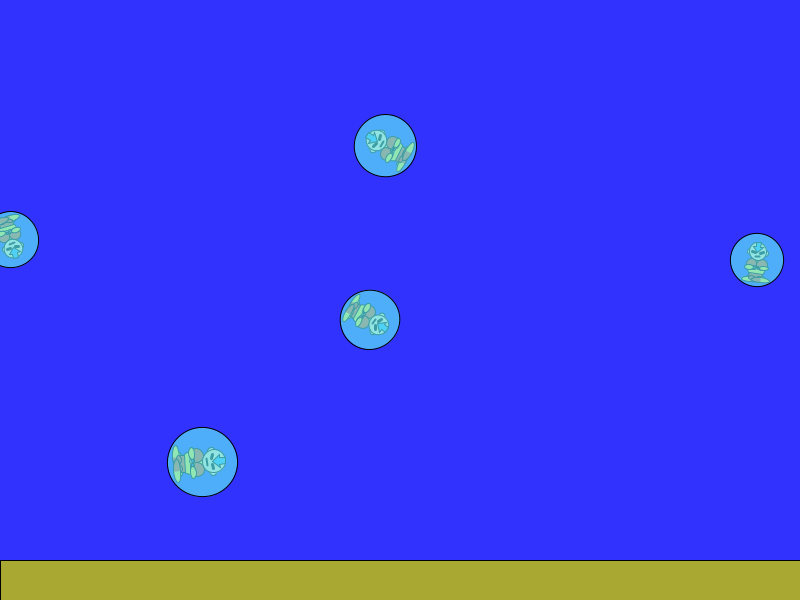
Frame 1 (no input)
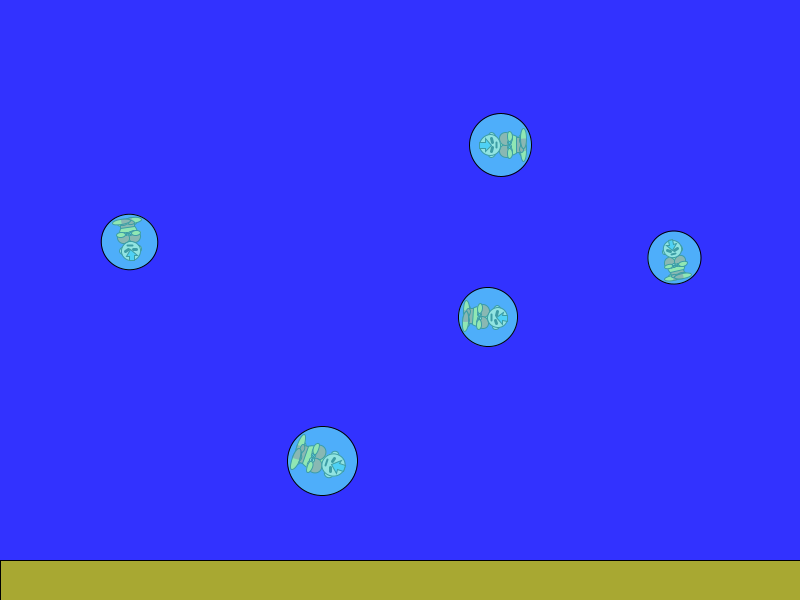
Frame 60 (the mouse pressed at the canvas centre just before this capture)
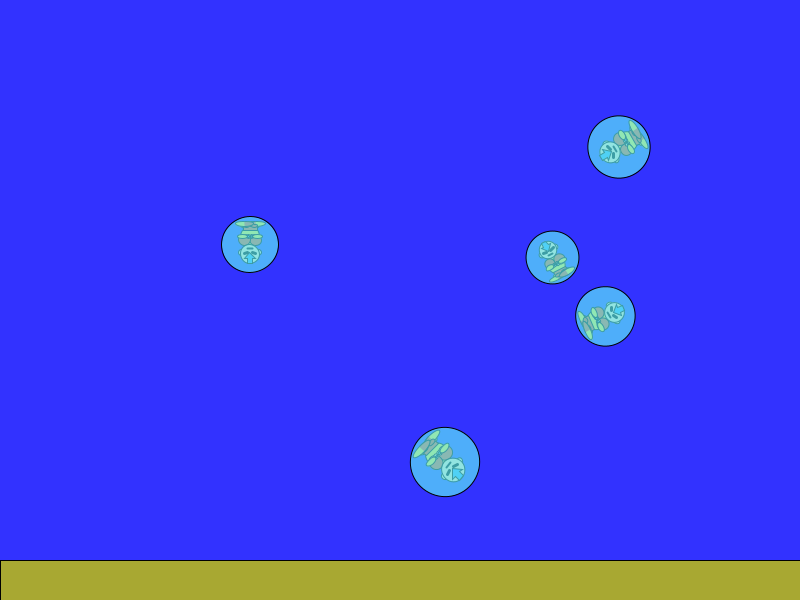
Frame 120 (the mouse held since frame 60 and released just before this capture)

The Processing sketch that drew these frames (run headless with seeded random() and noise(); from frame 60 on, the mouse is pressed at the canvas centre):

// Processing sketch: processing_78666
// ── processing_78666.pde

/***************************************
 DO NOT MODIFY FROM HERE ...
****************************************/
 
/** The array of objects */
AnimatedObject[] objs = new AnimatedObject[5];

/** Constant for the sandHeight */
int SAND_HEIGHT = 40;


/** Setup the sketch */
void setup() {
  size(800,600);
  smooth();
  // initialize all the objects
  for (int i=0; i < objs.length; i++) {
    objs[i] = new JColesObj(random(50,80));   // the one change you'll need to make is changing this line to call your constructor
  }
}


/** The main draw loop */
void draw() {
  
  // draw the tank background
  background(50,50,255);
  
  // draw the sandy bottom of the tank
  fill(168,168,50);
  rect(0,height-SAND_HEIGHT, width, SAND_HEIGHT);
  
  // draw the enhanced tank background, if necessary
  drawTankBackground();
  
  // create the vector of all object's locations
  PVector[] allObjectsLocations = new PVector[objs.length];
  for (int i=0; i<objs.length; i++) {
    allObjectsLocations[i] = new PVector(objs[i].getX(), objs[i].getY());
  }
  
  // draw and animate each of the objects
  for (int i=0; i<objs.length; i++) {
    objs[i].display();
    objs[i].move(allObjectsLocations);
  }
}



/** An abstract class for animated objects */
abstract class AnimatedObject {
  
  /** Constructor
   *  Note that your constructor should accept a single float specifying the size
   */
  
  /** Displays the object */
  abstract void display();
  
  /** Advances the object's animation by one frame 
   *  Note: Implement only one of the move() functions, but NOT both.
   */
  void move() { }
  
  /** Advances the object's animation by one frame.
   *  Note: Implement only one of the move() functions, but NOT both.
   *  @param allObjectsLocations an array of the locations of ALL objects in the environment
   */
  void move(PVector[] allObjectsLocations) { move(); }
  
  /** Getter for the object's x position 
   *  @return the object's x position (as measured from the center of the object)
   */
  abstract int getX();
  
  /** Getter for the object's y position 
   *  @return the object's y position (as measured from the center of the object)
   */
  abstract int getY();
}


/**************************************
 ... TO HERE
***************************************/
/*****************************************
 * Assignment 05
 * Name:         Janna Coles
 * E-mail:       jcoles01@brynmawr.edu
 * Course:       CS 110 - Section 01
 * Submitted:    11/12/12
 * 
 * Avatar Aang floats along through the aquarium in his iceberg bubble.
***********************************************/

class JColesObj extends AnimatedObject { // keep this line as is, except for renaming the class

  //Fields
  int x; // x position
  int y; // y position
  float d; // diameter of the iceberg
  float vx; // x velocity
  float vy; // y velocity
  float angle; // angle of rotation
  float turn; // rotation velocity
  color c;

  /** Constructor */
  JColesObj(float size) {
    x = (int) random(d/2, width-d/2);
    y = (int) random(height/5, 4 * height/5);
    vx = 2;
    vy= 2;
    angle = (random(0, 2 * PI));
    turn = (random(-.01, .01));
    c = color (92, 235, 248);
    d = size;
  }

  void display() {
    pushMatrix();
    fill(c);
    stroke(0);
    strokeWeight(1);
    ellipseMode(CENTER);
    rectMode(CENTER);

    //transformations
    translate(x, y);
    rotate(angle);

    //Aang
    
    //Body
    fill(248, 222, 46);
    ellipse(0, d/3 + 5 * sin(x/10), d/2.9, d/9);
    ellipse(0, d/7 + 5 * sin(x/10), d/3, d/2.7);
     //Belt
     fill(227, 82, 43);
     rect(0, d/3.45 + 5 * sin(x/10), d/4, d/15);
    
    //Ears
    fill(251, 213, 179);
    ellipse(d/7,- d/7 + 5 * sin(x/10), d/9, d/9);
    ellipse(-d/7,- d/7 + 5 * sin(x/10), d/9, d/9);
    
    //Cloak
     fill(227, 82, 43);
     ellipse(-d/10, d/12 + 5 * sin(x/10), d/4.9, d/4.9);
     ellipse(d/10, d/12 + 5 * sin(x/10), d/4.9, d/4.9);
    
    //Head
    fill(251, 213, 179);
    ellipse(0,- d/6 + 5 * sin(x/10), d/3, d/3);
    
    //Face, eyes then mouth
    strokeWeight(3);
    line(d/23, -d/7.3 + 5 * sin(x/10), d/10, -d/6.5 + 5 * sin(x/10));
    line(-d/23, -d/7.3 + 5 * sin(x/10), -d/10, -d/6.5 + 5 * sin(x/10));
    strokeWeight(2);
    line(-d/22, -d/15 + 5 * sin(x/10), d/22, -d/15 + 5 * sin(x/10));
    strokeWeight(1);
    
    //Arrow
    fill(55, 155, 239);
    beginShape();
    vertex(d/10, -d/4 + 5 * sin(x/10));
    vertex(d/22, -d/4 + 5 * sin(x/10));
    vertex(d/22, -d/3 + 5 * sin(x/10));
    vertex(-d/22, -d/3 + 5 * sin(x/10));
    vertex(-d/22, -d/4 + 5 * sin(x/10));
    vertex(-d/10, -d/4 + 5 * sin(x/10));
    vertex(0, - d/7 + 5 * sin(x/10));
    endShape(CLOSE);
    
    //Hands
     fill(251, 213, 179);
     ellipse(d/30, d/6.9 + 5 * sin(x/10), d/15, d/15);
     ellipse(-d/30, d/6.9 + 5 * sin(x/10), d/15, d/15);
     //Lines
      fill(55, 155, 239);
      ellipse(d/28, d/6.9 + 5 * sin(x/10), d/20, d/40);
      ellipse(-d/28, d/6.9 + 5 * sin(x/10), d/20, d/40);
    
    //Arms
    fill(248, 222, 46);
    ellipse(d/7.3, d/6.9 + 5 * sin(x/10), d/5.9, d/12);
    ellipse(-d/7.3, d/6.9 + 5 * sin(x/10), d/5.9, d/12);
    
    //Left Leg
    fill(217, 72, 33);
    ellipse(d/14, d/3 + 5 * sin(x/10), d/9, d/15);
    fill(248, 222, 46);
    ellipse(-d/10, d/2.7 + 5 * sin(x/10), d/3, d/10);
    fill(227, 82, 43);
    arc(-d/10, d/2.7 + 5 * sin(x/10), d/3, d/10, 4.7, 7.85);
    
    //Right Leg
    fill(217, 72, 33);
    ellipse(-d/14, d/3 + 5 * sin(x/10), d/9, d/15);
    fill(248, 222, 46);
    ellipse(d/10, d/2.7 + 5 * sin(x/10), d/3, d/10);
    fill(227, 82, 43);
    arc(d/10, d/2.7 + 5 * sin(x/10), d/3, d/10, 1.56, 4.69);
   
    //Iceberg
    fill(c, 170);
    ellipse(0, 5 * sin(x/10), d, d);

    //Undo transformations
    popMatrix();
    rectMode(CORNER);
  }

  void move() {
    x += vx;
    angle += turn;

    if ((x <= d/2.0 && vx<0) || (x >= (width-d/2.0) && vx>0)) {
      vx = -vx;
    }
  }

  int getX() {
    return x;
  }

  int getY() {
    return y;
  }
}




void drawTankBackground() {
}
